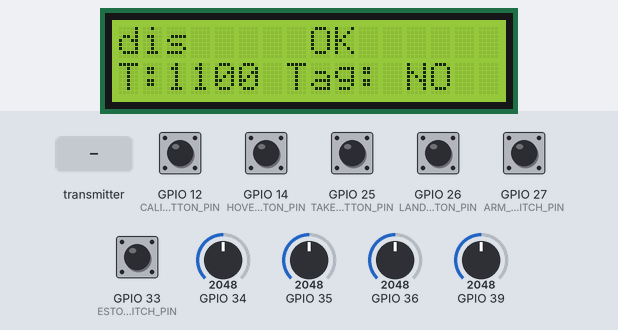
A sketch run on a simulated ESP32. Parts: 16×2 character LCD. Inputs (shaded band) come from the test bench; at power-on: GPIO 12 (CALIB_BUTTON_PIN), GPIO 14 (HOVER_BUTTON_PIN), GPIO 25 (TAKEOFF_BUTTON_PIN), GPIO 26 (LAND_BUTTON_PIN), GPIO 27 (ARM_SWITCH_PIN), GPIO 33 (ESTOP_SWITCH_PIN) HIGH, GPIO 34 = 2048, GPIO 35 = 2048, GPIO 36 = 2048, GPIO 39 = 2048. What the sketch prints to the serial monitor is not drawn.

Above: at 6.3 s.
6.4 s: GPIO 33 (ESTOP_SWITCH_PIN) pulled LOW for 1 s
At 8.2 s:
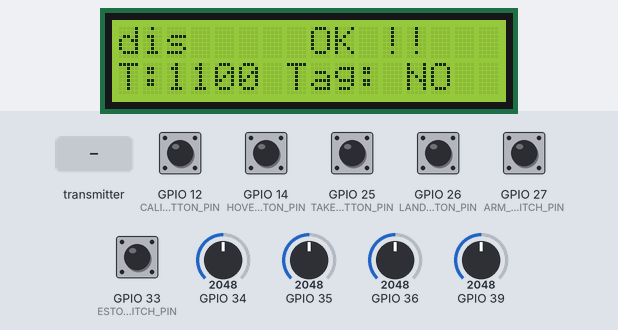
8.9 s: GPIO 26 (LAND_BUTTON_PIN) pulled LOW for 0.15 s
At 9.4 s:
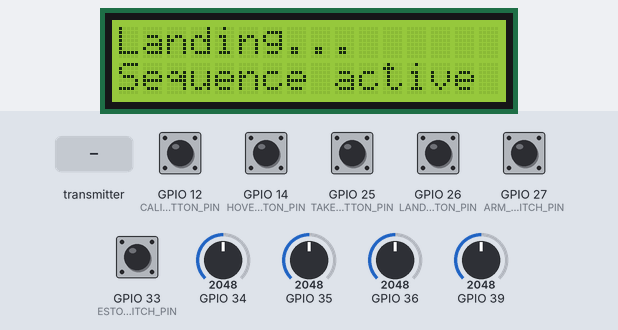
10.5 s: GPIO 25 (TAKEOFF_BUTTON_PIN) pulled LOW for 0.15 s
At 11.7 s:
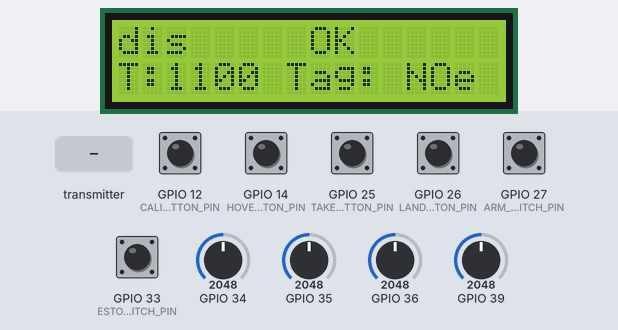
12.1 s: GPIO 14 (HOVER_BUTTON_PIN) pulled LOW for 0.15 s
At 12.23 s:
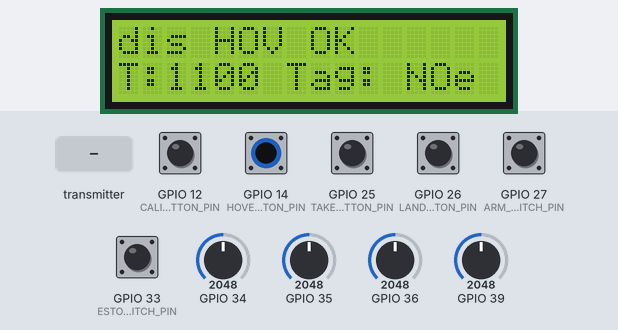
13.8 s: the transmitter starts sending droneSeen = 1
At 15.1 s:
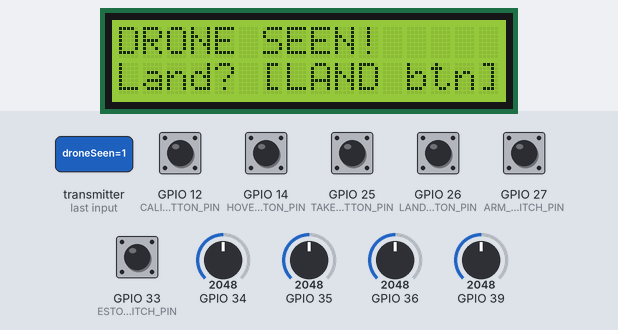
15.4 s: the transmitter starts sending droneSeen = 0
At 16.8 s:
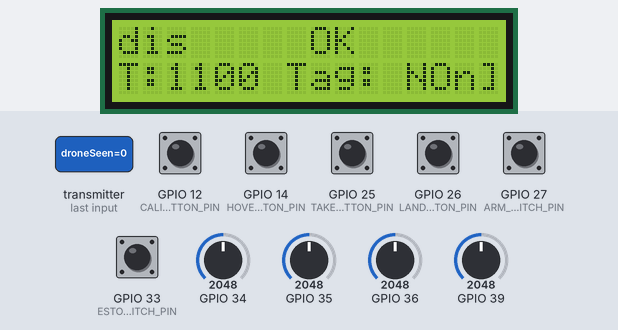
Timing chart, 0 to 17.9 s (numbered marks = the images above; inputs shaded):
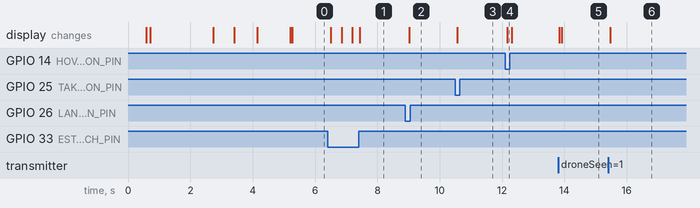

The sketch:

controller-19th.ino
```cpp
/*
 * controller.ino — Handheld Controller ESP32
 * ─────────────────────────────────────────────────────────────────
 * Sends:    ControlPacket → Mini Drone C3 via ESP-NOW
 * Receives: DroneStatusPacket ← Pi Bridge ESP32 via ESP-NOW
 *
 * LCD behaviour:
 *   Normal:         Row0 = arm/hover/status   Row1 = throttle/send
 *   Drone seen:     Row0 = "DRONE SEEN!"       Row1 = "Land? [LAND btn]"
 *   Landing sent:   Row0 = "Landing..."        Row1 = "Sequence active"
 *
 * Buttons:
 *   ARM switch       — arms the mini drone
 *   TAKEOFF button   — triggers takeoff sequence
 *   LAND button      — triggers landing sequence (also used when drone seen)
 *   HOVER button     — holds = altitude hold mode active
 *   ESTOP switch     — immediate motor cut
 *   CALIB button     — recalibrate stick centres (only when disarmed)
 *
 * MAC addresses to configure:
 *   miniDroneMAC[]  — C3 MAC (printed at C3 boot)
 *   piBridgeMAC[]   — Pi Bridge MAC (printed at bridge boot)
 */

#include <esp_now.h>
#include <WiFi.h>
#include <esp_wifi.h>
#include <math.h>
#include <Wire.h>
#include <LiquidCrystal_I2C.h>

LiquidCrystal_I2C lcd(0x27, 16, 2);

// ================================================================
// CONFIG
// ================================================================
constexpr uint16_t LOOP_HZ                     = 50;
constexpr uint16_t LOOP_DT_MS                  = 1000 / LOOP_HZ;
constexpr int      THROTTLE_MIN_US             = 1100;
constexpr int      THROTTLE_MAX_US             = 1700;   // raised from 1400
constexpr int      THROTTLE_RISE_RATE_US_PER_S = 400;
constexpr int      THROTTLE_FALL_RATE_US_PER_S = 500;
constexpr float    STICK_SMOOTH_ALPHA          = 0.25f;
constexpr int      CENTER_DEADBAND             = 20;
constexpr uint8_t  ESPNOW_CHANNEL              = 1;
constexpr uint32_t STATUS_TIMEOUT_MS           = 1000;  // Pi bridge silence → droneFound=false

// ================================================================
// PINS
// ================================================================
const int JOY_LEFT_Y  = 39;   // Throttle
const int JOY_LEFT_X  = 36;   // Yaw
const int JOY_RIGHT_Y = 34;   // Pitch
const int JOY_RIGHT_X = 35;   // Roll

const int ARM_SWITCH_PIN     = 27;   // toggle switch — arm
const int ESTOP_SWITCH_PIN   = 33;   // toggle switch — emergency stop
const int TAKEOFF_BUTTON_PIN = 25;   // momentary button — takeoff
const int LAND_BUTTON_PIN    = 26;   // momentary button — land
const int HOVER_BUTTON_PIN   = 14;   // left joystick click — hold for altitude hold
const int CALIB_BUTTON_PIN   = 12;   // right joystick click — recalibrate sticks
// GPIO 16 & 17 unused — UART2 pins, too noisy for inputs

const int LCD_SDA_PIN = 21;
const int LCD_SCL_PIN = 22;

// ================================================================
// MACs  — UPDATE THESE
// ================================================================
// C3 prints its MAC when it boots — paste it here
uint8_t miniDroneMAC[] = {0x7C, 0x2C, 0x67, 0xC9, 0x08, 0x60};  // ← update

// Pi Bridge prints its MAC when it boots — paste it here
uint8_t piBridgeMAC[]  = {0xFF, 0xFF, 0xFF, 0xFF, 0xFF, 0xFF};   // ← update

// ================================================================
// PACKETS
// ================================================================

// Sent to C3 — MUST match c3_flight_controller.ino exactly
#pragma pack(push, 1)
struct ControlPacket {
    int16_t throttle;       // 1000–2000 us
    int16_t yaw;            // −500 to +500
    int16_t pitch;          // −500 to +500
    int16_t roll;           // −500 to +500
    bool    hoverMode;      // true = altitude hold active
    bool    emergencyStop;
    bool    arm;            // true = drone should be armed
    bool    takeoff;        // edge trigger — start takeoff sequence
    bool    land;           // edge trigger — start landing sequence
};
#pragma pack(pop)

// Received from Pi Bridge — MUST match pi_bridge.ino exactly
#pragma pack(push, 1)
struct DroneStatusPacket {
    bool     droneSeen;
    float    tagX;        // -1..+1 from frame centre
    float    tagY;
    uint16_t tagSize;     // pixel size — bigger = closer
    int16_t  tagAngle;    // degrees
    uint8_t  tagId;
};
#pragma pack(pop)

ControlPacket    cmd;
DroneStatusPacket piStatus;

// ================================================================
// INTERRUPT FLAGS
// ================================================================
volatile bool isrEStop       = false;
volatile bool isrCalib       = false;
volatile bool isrLandEdge    = false;
volatile bool isrTakeoffEdge = false;

// ESTOP no longer uses interrupt — GPIO16 is UART2 RX and picks up noise
// It is now polled with a debounce in loop() instead
void IRAM_ATTR isrCalibHandler() {
    static uint32_t last = 0;
    uint32_t now = (uint32_t)(esp_timer_get_time() / 1000);
    if (now - last > 300) { isrCalib = true; last = now; }
}
void IRAM_ATTR isrLandHandler() {
    static uint32_t last = 0;
    uint32_t now = (uint32_t)(esp_timer_get_time() / 1000);
    if (now - last > 300) { isrLandEdge = true; last = now; }
}
void IRAM_ATTR isrTakeoffHandler() {
    static uint32_t last = 0;
    uint32_t now = (uint32_t)(esp_timer_get_time() / 1000);
    if (now - last > 300) { isrTakeoffEdge = true; last = now; }
}

// ================================================================
// STATE
// ================================================================
bool          droneFound       = false;
unsigned long lastStatusMs     = 0;
bool          lastSendOK       = false;
bool          landingActive    = false;   // true once landing command sent
unsigned long landingSentMs    = 0;

float yawFilt = 0, pitchFilt = 0, rollFilt = 0;
int   throttleOut = THROTTLE_MIN_US;
int   centerThr = 0, centerYaw = 0, centerPitch = 0, centerRoll = 0;

// ================================================================
// HELPERS
// ================================================================
template<typename T>
T clamp(T v, T lo, T hi) { return (v < lo) ? lo : (v > hi ? hi : v); }

int readADC_avg(int pin, int samples = 8) {
    long s = 0;
    for (int i = 0; i < samples; i++) { s += analogRead(pin); delay(2); }
    return (int)(s / samples);
}

float smooth(float o, float m, float a) { return o + a * (m - o); }

int16_t mapCenteredRaw(int raw, int center) {
    float val = ((float)(raw - center) / 2048.0f) * 500.0f;  // ±500 range
    int   out = (int)roundf(val);
    if (abs(out) < CENTER_DEADBAND) out = 0;
    return clamp<int>(out, -500, 500);
}

int desiredThrottleFromRaw(int raw) {
    const int DZ = 60;
    if (abs(raw - centerThr) <= DZ) return THROTTLE_MIN_US;
    float frac = clamp<float>((float)(raw - centerThr) / (4095 - centerThr), 0, 1);
    return clamp<int>(THROTTLE_MIN_US + (int)roundf(frac * (THROTTLE_MAX_US - THROTTLE_MIN_US)),
                      THROTTLE_MIN_US, THROTTLE_MAX_US);
}

int rateLimitThrottle(int desired, int current, float dt_s) {
    int maxRise = (int)(THROTTLE_RISE_RATE_US_PER_S * dt_s);
    int maxFall = (int)(THROTTLE_FALL_RATE_US_PER_S * dt_s);
    int delta   = desired - current;
    if (delta > 0) delta = min(delta, maxRise);
    else           delta = max(delta, -maxFall);
    return clamp<int>(current + delta, THROTTLE_MIN_US, THROTTLE_MAX_US);
}

// ================================================================
// CALIBRATION
// ================================================================
void calibrateSticks() {
    Serial.println("Calibrating — leave sticks centred");
    lcd.clear();
    lcd.setCursor(0, 0); lcd.print("Calibrating...");
    lcd.setCursor(0, 1); lcd.print("Leave centred");
    delay(500);
    centerThr   = readADC_avg(JOY_LEFT_Y,  20);
    centerYaw   = readADC_avg(JOY_LEFT_X,  20);
    centerPitch = readADC_avg(JOY_RIGHT_Y, 20);
    centerRoll  = readADC_avg(JOY_RIGHT_X, 20);
    Serial.printf("Centers T:%d Y:%d P:%d R:%d\n",
                  centerThr, centerYaw, centerPitch, centerRoll);
    lcd.clear();
    lcd.setCursor(0, 0); lcd.print("Cal done");
    delay(700);
}

// ================================================================
// LCD
// ================================================================
void updateLCD(bool armed, bool hover) {
    // Priority display: landing active > drone seen > normal
    if (landingActive && (millis() - landingSentMs < 5000)) {
        lcd.setCursor(0, 0); lcd.print("Landing...      ");
        lcd.setCursor(0, 1); lcd.print("Sequence active ");
        return;
    }

    if (droneFound) {
        lcd.setCursor(0, 0); lcd.print("DRONE SEEN!     ");
        lcd.setCursor(0, 1); lcd.print("Land? [LAND btn]");
        return;
    }

    // Normal display
    lcd.setCursor(0, 0);
    char row0[17];
    snprintf(row0, sizeof(row0), "%s %s %s",
             armed  ? "ARM" : "dis",
             hover  ? "HOV" : "   ",
             lastSendOK ? "OK " : "ERR");
    lcd.print(row0);

    lcd.setCursor(0, 1);
    char row1[17];
    snprintf(row1, sizeof(row1), "T:%-4d Tag:%s",
             throttleOut,
             droneFound ? "YES" : " NO");
    lcd.print(row1);
}

// ================================================================
// ESP-NOW CALLBACKS
// ================================================================
void onReceive(const esp_now_recv_info_t* info, const uint8_t* data, int len) {
    // Accept DroneStatusPacket from Pi Bridge
    if (len == sizeof(DroneStatusPacket)) {
        memcpy(&piStatus, data, len);
        droneFound   = piStatus.droneSeen;
        lastStatusMs = millis();

        if (droneFound) {
            Serial.printf("Pi: TAG SEEN  ID:%d  X:%.2f  Y:%.2f  Size:%d  Angle:%d\n",
                          piStatus.tagId, piStatus.tagX, piStatus.tagY,
                          piStatus.tagSize, piStatus.tagAngle);
        }
    }
}

void onSent(const esp_now_send_info_t* info, esp_now_send_status_t status) {
    lastSendOK = (status == ESP_NOW_SEND_SUCCESS);
}

// ================================================================
// SETUP
// ================================================================
void setup() {
    Serial.begin(115200);
    delay(500);

    pinMode(ARM_SWITCH_PIN,     INPUT_PULLUP);
    pinMode(ESTOP_SWITCH_PIN,   INPUT_PULLUP);
    pinMode(CALIB_BUTTON_PIN,   INPUT_PULLUP);
    pinMode(HOVER_BUTTON_PIN,   INPUT_PULLUP);
    pinMode(LAND_BUTTON_PIN,    INPUT_PULLUP);
    pinMode(TAKEOFF_BUTTON_PIN, INPUT_PULLUP);

    // ESTOP is polled, not interrupt-driven — avoids UART noise on GPIO16
    attachInterrupt(digitalPinToInterrupt(CALIB_BUTTON_PIN),   isrCalibHandler,   FALLING);
    attachInterrupt(digitalPinToInterrupt(LAND_BUTTON_PIN),    isrLandHandler,    FALLING);
    attachInterrupt(digitalPinToInterrupt(TAKEOFF_BUTTON_PIN), isrTakeoffHandler, FALLING);

    Wire.begin(LCD_SDA_PIN, LCD_SCL_PIN);
    lcd.init();
    lcd.backlight();
    lcd.clear();
    lcd.setCursor(0, 0); lcd.print("Controller Boot");

    WiFi.mode(WIFI_STA);
    delay(100);
    esp_wifi_set_channel(ESPNOW_CHANNEL, WIFI_SECOND_CHAN_NONE);

    Serial.print("Controller MAC: ");
    Serial.println(WiFi.macAddress());
    Serial.println(">>> Paste this MAC into pi_bridge.ino as controllerMAC[] <<<");

    lcd.clear();
    lcd.setCursor(0, 0); lcd.print("MAC:");
    lcd.setCursor(0, 1); lcd.print(WiFi.macAddress().substring(0, 16));
    delay(2000);

    calibrateSticks();

    if (esp_now_init() != ESP_OK) {
        lcd.clear(); lcd.print("ESP-NOW FAIL");
        while (true) delay(10);
    }

    esp_now_register_send_cb(onSent);
    esp_now_register_recv_cb(onReceive);

    // Register mini drone C3 as peer
    esp_now_peer_info_t peer1 = {};
    memcpy(peer1.peer_addr, miniDroneMAC, 6);
    peer1.channel = ESPNOW_CHANNEL;
    peer1.encrypt = false;
    if (esp_now_add_peer(&peer1) != ESP_OK) {
        lcd.clear(); lcd.print("MINI PEER FAIL");
        while (true) delay(10);
    }

    // Register Pi Bridge as peer (to receive from it)
    esp_now_peer_info_t peer2 = {};
    memcpy(peer2.peer_addr, piBridgeMAC, 6);
    peer2.channel = ESPNOW_CHANNEL;
    peer2.encrypt = false;
    esp_now_add_peer(&peer2);   // non-fatal if bridge MAC not yet set

    lastStatusMs = millis();
    Serial.println("\nController ready");
    Serial.println("Switches: ARM=GPIO25  ESTOP=GPIO16  HOVER=GPIO27");
    Serial.println("Buttons:  TAKEOFF=GPIO13  LAND=GPIO33  CALIB=GPIO32");
    lcd.clear();
    lcd.setCursor(0, 0); lcd.print("Ready");
    lcd.setCursor(0, 1); lcd.print("Arm to fly");
    delay(1000);
}

// ================================================================
// LOOP
// ================================================================
void loop() {
    float dt_s = LOOP_DT_MS / 1000.0f;

    // ── Status timeout: no packet from Pi Bridge for 1 s → not seen ──
    if (millis() - lastStatusMs > STATUS_TIMEOUT_MS) {
        droneFound = false;
    }

    // ── ESTOP — debounced poll (not interrupt, GPIO16 is noisy) ──
    {
        static bool     lastEStopState = false;
        static uint32_t eStopStableMs  = 0;
        bool rawEStop = !digitalRead(ESTOP_SWITCH_PIN);   // LOW = pressed

        if (rawEStop != lastEStopState) {
            eStopStableMs  = millis();
            lastEStopState = rawEStop;
        }
        // Only act if pin has been consistently LOW for 50 ms
        if (rawEStop && (millis() - eStopStableMs > 50)) {
            isrEStop = true;
        }
    }
    if (isrEStop) {
        isrEStop = false;
        throttleOut = THROTTLE_MIN_US;
        rollFilt = pitchFilt = yawFilt = 0.0f;
        landingActive = false;
        memset(&cmd, 0, sizeof(cmd));
        cmd.throttle      = THROTTLE_MIN_US;
        cmd.emergencyStop = true;
        esp_now_send(miniDroneMAC, (uint8_t*) &cmd, sizeof(cmd));
        lcd.clear(); lcd.setCursor(0, 0); lcd.print("!!! ESTOP !!!");
        Serial.println("!!! ESTOP FIRED !!!");
    }

    // ── Calibration (only when disarmed) ──
    if (isrCalib) {
        isrCalib = false;
        if (digitalRead(ARM_SWITCH_PIN)) {  // HIGH = disarmed (pull-up)
            calibrateSticks();
            rollFilt = pitchFilt = yawFilt = 0.0f;
            throttleOut = THROTTLE_MIN_US;
        }
    }

    // ── Read switches ──
    bool armed      = !digitalRead(ARM_SWITCH_PIN);
    bool hoverHeld  = !digitalRead(HOVER_BUTTON_PIN);
    bool eStopHeld  = !digitalRead(ESTOP_SWITCH_PIN);

    // ── Takeoff edge ──
    bool sendTakeoff = false;
    if (isrTakeoffEdge) {
        isrTakeoffEdge = false;
        sendTakeoff    = true;
        landingActive  = false;
        Serial.println(">>> Takeoff command");
    }

    // ── Land edge — also fires when drone seen + land pressed ──
    bool sendLand = false;
    if (isrLandEdge) {
        isrLandEdge   = false;
        sendLand      = true;
        landingActive = true;
        landingSentMs = millis();
        if (droneFound) {
            Serial.printf(">>> Land command (tag ID:%d  X:%.2f  Y:%.2f  Size:%d  Angle:%d)\n",
                          piStatus.tagId, piStatus.tagX, piStatus.tagY,
                          piStatus.tagSize, piStatus.tagAngle);
        } else {
            Serial.println(">>> Land command");
        }
    }

    // ── Read sticks ──
    int rawThr = readADC_avg(JOY_LEFT_Y,  4);
    int rawYaw = readADC_avg(JOY_LEFT_X,  4);
    int rawPit = readADC_avg(JOY_RIGHT_Y, 4);
    int rawRol = readADC_avg(JOY_RIGHT_X, 4);

    yawFilt   = smooth(yawFilt,   mapCenteredRaw(rawYaw, centerYaw),   STICK_SMOOTH_ALPHA);
    pitchFilt = smooth(pitchFilt, mapCenteredRaw(rawPit, centerPitch), STICK_SMOOTH_ALPHA);
    rollFilt  = smooth(rollFilt,  mapCenteredRaw(rawRol, centerRoll),  STICK_SMOOTH_ALPHA);

    // ── Throttle ──
    int desired = armed ? desiredThrottleFromRaw(rawThr) : THROTTLE_MIN_US;
    throttleOut = rateLimitThrottle(desired, throttleOut, dt_s);
    if (eStopHeld) {
        throttleOut = THROTTLE_MIN_US;
        rollFilt = pitchFilt = yawFilt = 0.0f;
    }

    // ── Build command packet ──
    cmd.throttle      = (int16_t) throttleOut;
    cmd.yaw           = (int16_t) roundf(yawFilt);
    cmd.pitch         = (int16_t) roundf(pitchFilt);
    cmd.roll          = (int16_t) roundf(rollFilt);
    cmd.hoverMode     = hoverHeld;
    cmd.emergencyStop = eStopHeld;
    cmd.arm           = armed;
    cmd.takeoff       = sendTakeoff;
    cmd.land          = sendLand;

    // ── Send to mini drone C3 ──
    esp_now_send(miniDroneMAC, (uint8_t*) &cmd, sizeof(cmd));

    // Clear edge triggers after send
    cmd.takeoff = false;
    cmd.land    = false;

    // ── Serial debug ──
    Serial.printf(
        "ARM:%d HOV:%d | T:%d Y:%d P:%d R:%d | SEEN:%s ID:%d X:%.2f Y:%.2f Sz:%d | S:%s\n",
        armed, hoverHeld,
        throttleOut,
        (int)roundf(yawFilt), (int)roundf(pitchFilt), (int)roundf(rollFilt),
        droneFound ? "YES" : "NO", piStatus.tagId, piStatus.tagX, piStatus.tagY, piStatus.tagSize,
        lastSendOK ? "OK" : "FAIL");

    // ── LCD ──
    updateLCD(armed, hoverHeld);

    delay(LOOP_DT_MS);
}
```

Measured:
- after the input at 6.4 s, the display: first changes after 0.11 s (image 1 shows a later state)
- after the input at 8.9 s, the display: changes after 0.13 s (image 2)
- after the input at 10.5 s, the display: changes after 0.07 s (image 3)
- after the input at 12.1 s, the display: changes after 0.06 s (image 4)
- after the input at 13.8 s, the display: first changes at once (image 5 shows a later state)
- after the input at 15.4 s, the display: changes after 0.06 s (image 6)
